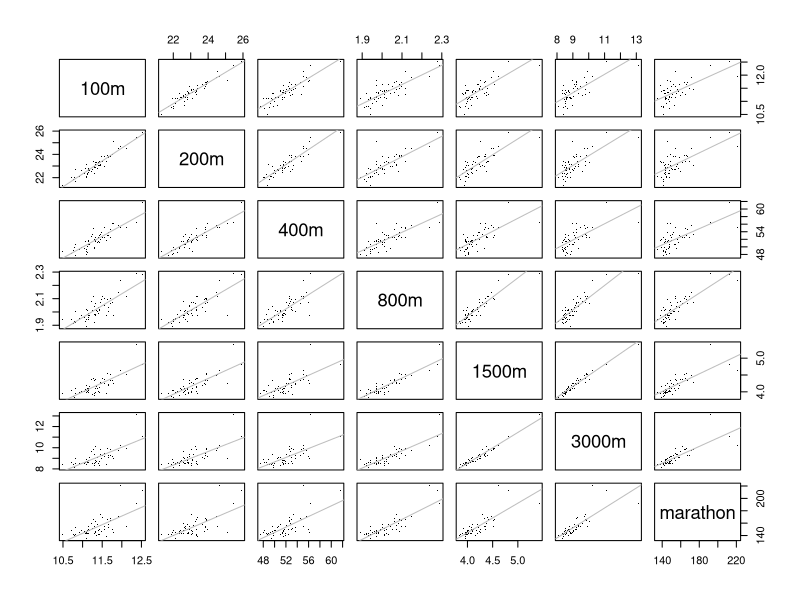
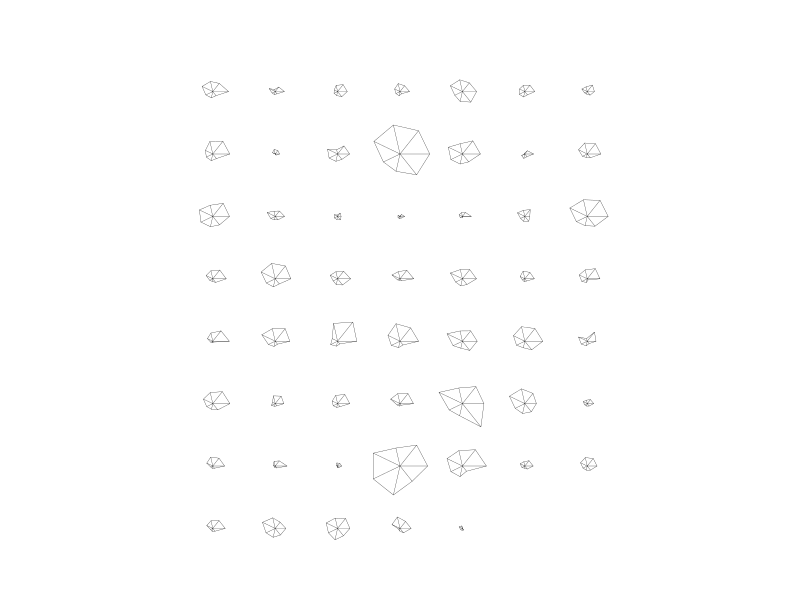

Here is the R script that generated these plots, in order:
## ---- chunk 1
knitr::opts_chunk$set(echo = TRUE, message = FALSE, warning = FALSE)
## ---- chunk 2
trackrcs <- read.table("T1-9.dat")
colnames(trackrcs) <- c("countries", "100m", "200m", "400m", "800m", "1500m", "3000m", "marathon")
## ---- chunk 3
colMeans((trackrcs)[,-1])
## ---- chunk 4
apply((trackrcs)[,-1], 2, median)
## ---- chunk 5
apply((trackrcs)[,-1], 2, sd)
## ---- chunk 6
apply((trackrcs)[,-1], 2, max)
## ---- chunk 7
apply((trackrcs)[,-1], 2, min)
## ---- chunk 8
cov_m <- cov((trackrcs)[,-1])
corr_m <- cor((trackrcs)[,-1])

cov_m
corr_m
## ---- chunk 9
pairs(trackrcs[,-1], pch = ".", cex = 1.5, panel = function(x, y, ...){
   points(x, y, ...)
   abline(lm(y ~ x), col = "grey") })

## ---- chunk 10
stars(trackrcs[,-1], cex = 0.55)
